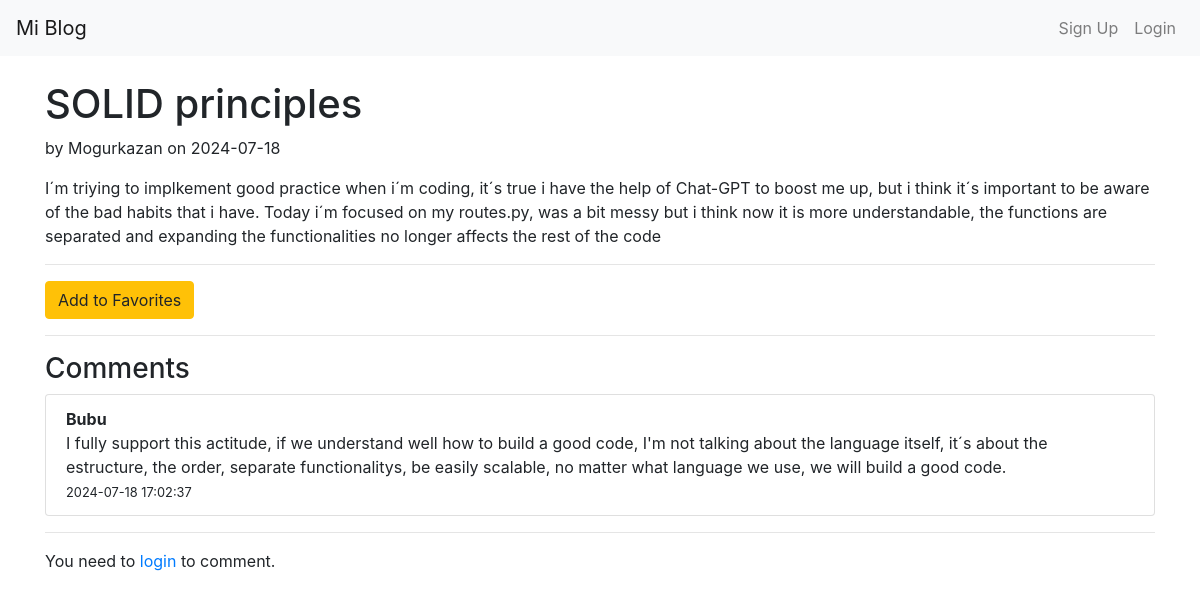
The app's page /post/4 with its own data.
### app/models.py (models this page shows, shortened)
class Post(db.Model):
    id = db.Column(db.Integer, primary_key=True)
    title = db.Column(db.String(100), nullable=False)
    content = db.Column(db.Text, nullable=False)
    date_posted = db.Column(db.DateTime, nullable=False, default=datetime.utcnow)
    keywords = db.Column(db.String(100), nullable=True)
    user_id = db.Column(db.Integer, db.ForeignKey('user.id'), nullable=False)
    comments = db.relationship('Comment', backref='post', lazy=True)

class User(UserMixin, db.Model):
    id = db.Column(db.Integer, primary_key=True)
    email = db.Column(db.String(120), unique=True, nullable=False)
    nickname = db.Column(db.String(80), unique=True, nullable=False)
    password_hash = db.Column(db.String(128), nullable=False)
    posts = db.relationship('Post', backref='author', lazy=True)
    comments = db.relationship('Comment', backref='author', lazy=True)
    favorites = db.relationship('Post', secondary='favorites', backref=db.backref('favorited_by', lazy='dynamic'))

class Comment(db.Model):
    id = db.Column(db.Integer, primary_key=True)
    content = db.Column(db.Text, nullable=False)
    date_posted = db.Column(db.DateTime, nullable=False, default=datetime.utcnow)
    user_id = db.Column(db.Integer, db.ForeignKey('user.id'), nullable=False)
    post_id = db.Column(db.Integer, db.ForeignKey('post.id'), nullable=False)

### app/routes.py (the view)
@bp.route('/post/<int:post_id>', methods=['GET', 'POST'])
def view_post(post_id):
    post = Post.query.get_or_404(post_id)
    form = CommentForm()
    logout_form = LogoutForm()
    favorite_form = LogoutForm()
    if form.validate_on_submit() and current_user.is_authenticated:
        add_comment(post_id, form.content.data)
    comments = get_comments(post_id)
    is_favorite = check_favorite_status(post)
    return render_template('view_post.html', post=post, comments=comments, form=form, logout_form=logout_form, is_favorite=is_favorite, favorite_form=favorite_form)

### app/routes.py (called while the page is built)
def get_comments(post_id):
    return Comment.query.filter_by(post_id=post_id).order_by(Comment.date_posted.desc()).all()

def check_favorite_status(post):
    return current_user.is_authenticated and post in current_user.favorites

### app/templates/view_post.html (shortened to what this page needs)
<!DOCTYPE html>
<html lang="en">
<head>
    <link rel="stylesheet" href="https://stackpath.bootstrapcdn.com/bootstrap/4.5.2/css/bootstrap.min.css">
</head>
<body>
    <nav class="navbar navbar-expand-lg navbar-light bg-light fixed-top">
        <a class="navbar-brand" href="{{ url_for('main.home') }}">Mi Blog</a>
        <div class="collapse navbar-collapse" id="navbarNav">
            <ul class="navbar-nav ml-auto">
                {% if not current_user.is_authenticated %}
                <li class="nav-item">
                    <a class="nav-link" href="{{ url_for('main.signup') }}">Sign Up</a>
                </li>
                <li class="nav-item">
                    <a class="nav-link" href="{{ url_for('main.login') }}">Login</a>
                </li>
                {% endif %}
            </ul>
        </div>
    </nav>
    <div class="container" style="margin-top: 80px;">
        <h1>{{ post.title }}</h1>
        <p>by {{ post.author.nickname }} on {{ post.date_posted.strftime('%Y-%m-%d') }}</p>
        <p>{{ post.content }}</p>
        <hr>
        <div id="favorite-section">
            <form id="favorite-form" action="{{ url_for('main.' + ('remove_favorite' if is_favorite else 'add_favorite'), post_id=post.id) }}" method="POST">
                <button type="submit" class="btn btn-warning">
                    {% if is_favorite %}
                    Remove from Favorites
                    {% else %}
                    Add to Favorites
                    {% endif %}
                </button>
            </form>
        </div>
        <hr>
        <h3>Comments</h3>
        <ul class="list-group">
            {% for comment in comments %}
            <li class="list-group-item">
                <strong>{{ comment.author.nickname }}</strong><br>
                {{ comment.content }}<br>
                <small>{{ comment.date_posted.strftime('%Y-%m-%d %H:%M:%S') }}</small>
            </li>
            {% endfor %}
        </ul>
        <hr>
        {% if current_user.is_authenticated %}
        <form method="POST" action="">
            {{ form.hidden_tag() }}
            <div class="form-group">
                {{ form.content.label(class="form-control-label") }}
                {{ form.content(class="form-control") }}
            </div>
            <button type="submit" class="btn btn-primary">Add Comment</button>
        </form>
        {% else %}
        <p>You need to <a href="{{ url_for('main.login') }}">login</a> to comment.</p>
        {% endif %}
    </div>
</body>
</html>

### records on screen
Post: title "SOLID principles", date_posted "2024-07-18", content "I´m triying to implkement good practice when i´m coding, it´s true i have the help of Chat-GPT to boost me up, but i think it´s important to be aware of the bad habits that i have. Today i´m focused on my routes.py, was a bit messy but i think now it is more understandable, the functions are separated and expanding the functionalities no longer affects the rest of the code"
User: author.nickname "Mogurkazan"
Comment: author.nickname "Bubu", content "I fully support this actitude, if we understand well how to build a good code, I'm not talking about the language itself, it´s about the estructure, the order, separate functionalitys, be easily scalable, no matter what language we use, we will build a good code.", date_posted "2024-07-18 17:02:37"
